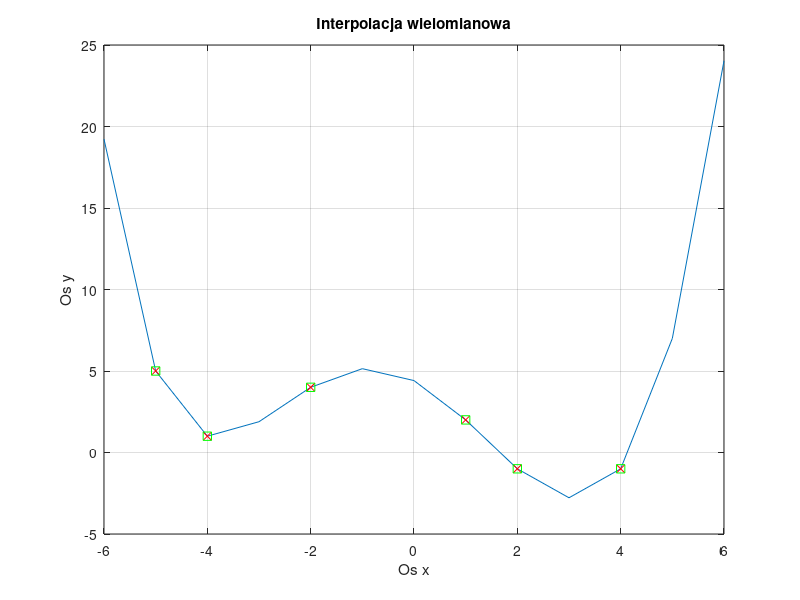

Source code (MATLAB):
% Autor - Rafał Mastalerz
%interpolacja wielomianowa (wielomian stopnia 5; 6 wezlow)
clear;
clc;
disp("Wspolrzedne wezlow");



w=[-5,5;-4,1;1,2;2,-1;-2,4;4,-1];
lw=rows(w);
pot=0;
for i=1:lw
  for j=1:lw
    X(j,i)=w(j,1)^pot;
  endfor
  pot++;
endfor

disp("Macierz X");
disp(X);

    function retval = wyznacznik(WEJ)
    wyzn=0;
    if columns(WEJ)==rows(WEJ)
       if size(WEJ)!=[2,2]
        MR=zeros(rows(WEJ)-1, columns(WEJ)-1);  
         for j=1:columns(WEJ)
            w=1;      
            for p=1:rows(WEJ)
              if p!=1
                k=1;      
                for t=1:columns(WEJ)
                   if  t!=j 
                     MR(w,k)=WEJ(p,t);
                     k=k+1;
                   end 
                  end 
                w=w+1;
              end   
            end 
            retval = wyzn=wyzn+wyznacznik(MR)*(-1)^(1+j)*WEJ(1,j); 
         end 
    else
        retval = wyzn=WEJ(1,1)*WEJ(2,2)-WEJ(1,2)*WEJ(2,1);
    end
    else
       disp("Obliczenia niemożliwe z powodu nieprawidłowych rozmiarów macierzy.");
    end
  endfunction
  
wyzn_X=wyznacznik(X);

  
    function retval = mnozenie(X,Y,z)
      %Program obliczeniowy
      [l_wieX,l_kolX]=size(X);
      [l_wieY,l_kolY]=size(Y);
        if l_kolX == l_wieY % Sprawdzam warunek mnozenia macierzy (w moim skrypcie zawsze spelniony, poniewaz liczba kolumn X jest rowna liczbie wierszy Y
          PROD=zeros(l_wieX,l_kolY); % Wypelniam macierz PROD zerami
            for i=1:l_wieX
              for j=1:l_kolY
                suma=0; % Zmienna pomocnicza do mnozenia macierzy
                for k=1:l_kolX
                  suma=suma+X(i,k)*Y(k,j); 
                endfor
                PROD(i,j)=suma; % Przypisanie wartosci zmiennej suma do odpowiedniego elementu macierzy
              endfor
            endfor
        
        [l_wierszy_PROD,l_kolumn_PROD]=size(PROD); % Okreslenie rozmiaru macierzy PROD po mnozeniu
        
        for i=1:l_wierszy_PROD
          for j=1:l_kolumn_PROD
            PROD(i,j)=PROD(i,j)*z; % Mnozenie macierzy PROD przez stala
          endfor
        endfor
      retval=PROD;
      endif
    endfunction
    
    function [T]=transponuj(C)
        for i=1:rows(C)
         for j=1:columns(C)
           T(j,i)=C(i,j);
         end
       end      
    endfunction
    
   function retval=minor_1(B,w,k,lw)
   
    for i = 1:lw
        minor_w = i;
        if (i>w)
            minor_w--;
            endif
        for j = 1:lw
            minor_k = j;
            if (j>k)
                minor_k--;
                endif
            if (i != w && j != k)
                minor(minor_w,minor_k) = B(i,j);
                endif
        endfor
    endfor
    if(mod(w+k,2) == 0)
      retval = wyznacznik(minor);
    else  
      retval = wyznacznik(minor)*(-1);
    endif
  endfunction
  

  if (wyzn_X != 0)
  for i=1:lw
    Y(i,1)=w(i,2);
  endfor
  disp("Macierz Y");
  disp(Y);

  B=X; % B - tymczasowa

  B_minor=zeros(6,6);
  
  if (wyznacznik(B) !=0) % Warunek tworzenia macierzy odwrotnej
    % Obliczanie wyznacznikow minorow
  for i=1:lw
    for j=1:lw
      B_minor(i,j)=minor_1(B,i,j,lw);
    endfor
  endfor
  else
    disp("Nie mozna odwrocic macierzy, wyznacznik = 0"); % Warunek, jesli wyznacznik == 0
  endif

  X_minor=transponuj(B_minor);

  A=mnozenie(X_minor,Y,1/wyzn_X);
  
  printf(' W(x)=%f*x^5 + %f*x^4 + %f*x^3 + %f*x^2 + %f*x + %f \n', A(6,1), A(5,1), A(4,1), A(3,1), A(2,1), A(1,1));  

  % czesc graficzna 
  x=[-6:1:6];
  y=zeros(1,13);
  
  for j=1:columns(x)
    for i=1:6
        y(j)+=A(i,1)*(x(j)^(i-1));
    end
  endfor   

  plot(x,y); 
  grid on;    
  hold on;    

  for i=1:lw
    vector_x(1,i)=w(i,1);
  endfor

  vector_y=zeros(1,6);
  
  vector_y=transponuj(Y);

  plot(vector_x,vector_y,'rx'); 
  
  for i=1:lw
      plot(w(i,1),w(i,2),'--gs');  
  endfor

  title('Interpolacja wielomianowa');
  ylabel('Os y');
  xlabel('Os x');
else
  disp("Macierz ma wyznacznik = 0! Nie mozna utworzyc macierzy odwrotnej!");
endif